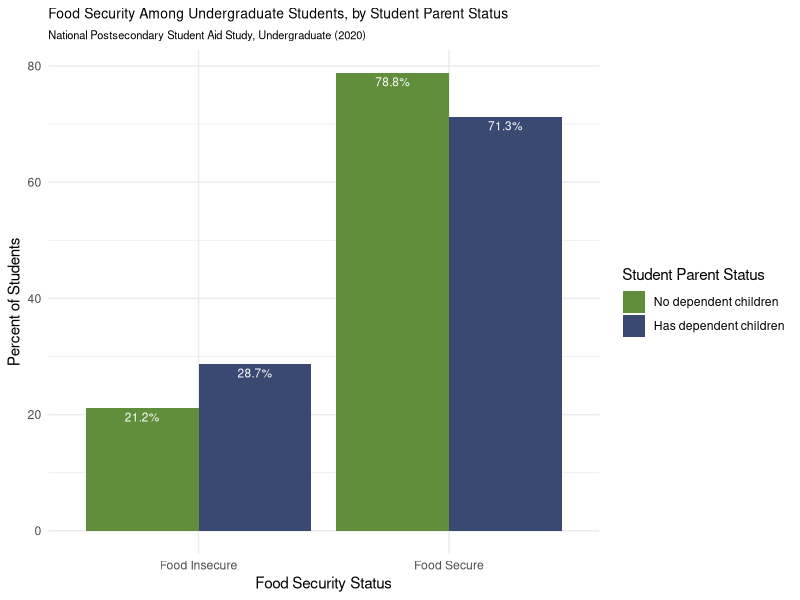

Here is the R script that generated this plot:
library(readr)
library(ggplot2)
library(dplyr)
library (tidyverse)

npsas2020_studentparents_data <- read_csv("data/npsas2020_studentparents_data - data.csv")

food_security <- npsas2020_studentparents_data %>%
  filter(measure == "Food security status: previous 30 days")

ggplot(
  food_security,
  aes(
    x = category,
    y = percent,
    fill = has_dependent_children
  )
) +
  geom_col(position = "dodge") +
  geom_text(
    aes(label = paste0(round(percent, 1), "%")),
    position = position_dodge(width = 0.9),
    vjust = 1.5,
    color = "white",
    size = 3
  ) +
  scale_fill_manual(
    values = c(
      "No" = "#608e3a",
      "Yes" = "#3a4972"
    ),
    labels = c(
      "No" = "No dependent children",
      "Yes" = "Has dependent children"
    )
  ) +
  labs(
    title = "Food Security Among Undergraduate Students, by Student Parent Status",
    subtitle = "National Postsecondary Student Aid Study, Undergraduate (2020)",
    x = "Food Security Status",
    y = "Percent of Students",
    fill = "Student Parent Status"
  ) +
  theme_minimal() +
  theme(
    text = element_text(family = "Helvetica"),
    plot.title = element_text(size = 10),
    plot.subtitle = element_text(size = 8)
  )
